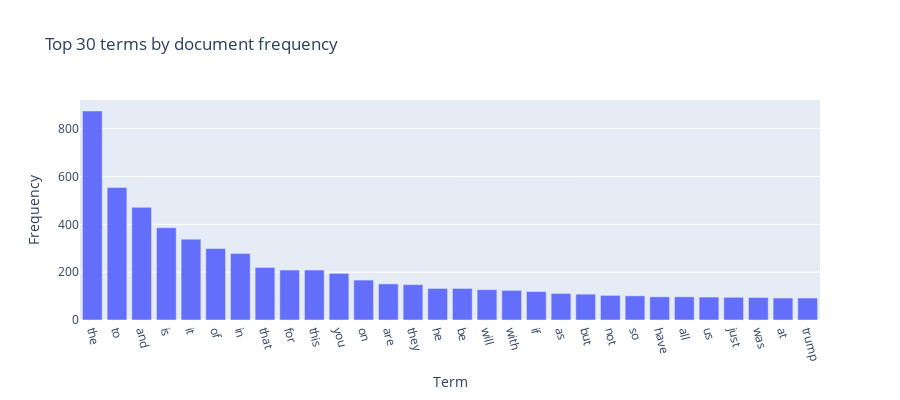

Notebook code for this chart:
### Code cell
top_n = 30
freq_series = pd.Series(term_frequencies, index=count_vect.get_feature_names_out()).sort_values(ascending=False)
top_terms = freq_series.iloc[:top_n]

fig = px.bar(
    x=top_terms.index,
    y=top_terms.values,
    labels={"x": "Term", "y": "Frequency"},
    title=f"Top {top_n} terms by document frequency",
)
fig.update_layout(xaxis_tickangle=75, width=900, height=400)
fig.show()

### Figure 1 — Plotly figure (JSON) as saved in the notebook; plotly's stock layout.template omitted (floating-point values rounded to 4 significant figures)
{"data": [{"hovertemplate": "Term=%{x}<br>Frequency=%{y}<extra></extra>", "legendgroup": "", "marker": {"color": "#636efa", "pattern": {"shape": ""}}, "name": "", "orientation": "v", "showlegend": false, "textposition": "auto", "type": "bar", "x": ["the", "to", "and", "is", "it", "of", "in", "that", "for", "this", "you", "on", "are", "they", "he", "be", "will", "with", "if", "as", "but", "not", "so", "have", "all", "us", "just", "was", "at", "trump"], "xaxis": "x", "y": [874, 554, 471, 386, 338, 299, 278, 220, 209, 209, 195, 167, 151, 148, 132, 132, 127, 124, 119, 111, 108, 103, 101, 97, 97, 96, 95, 94, 92, 92], "yaxis": "y"}], "layout": {"barmode": "relative", "height": 400, "legend": {"tracegroupgap": 0}, "title": {"text": "Top 30 terms by document frequency"}, "width": 900, "xaxis": {"anchor": "y", "domain": [0, 1], "tickangle": 75, "title": {"text": "Term"}}, "yaxis": {"anchor": "x", "domain": [0, 1], "title": {"text": "Frequency"}}}}
